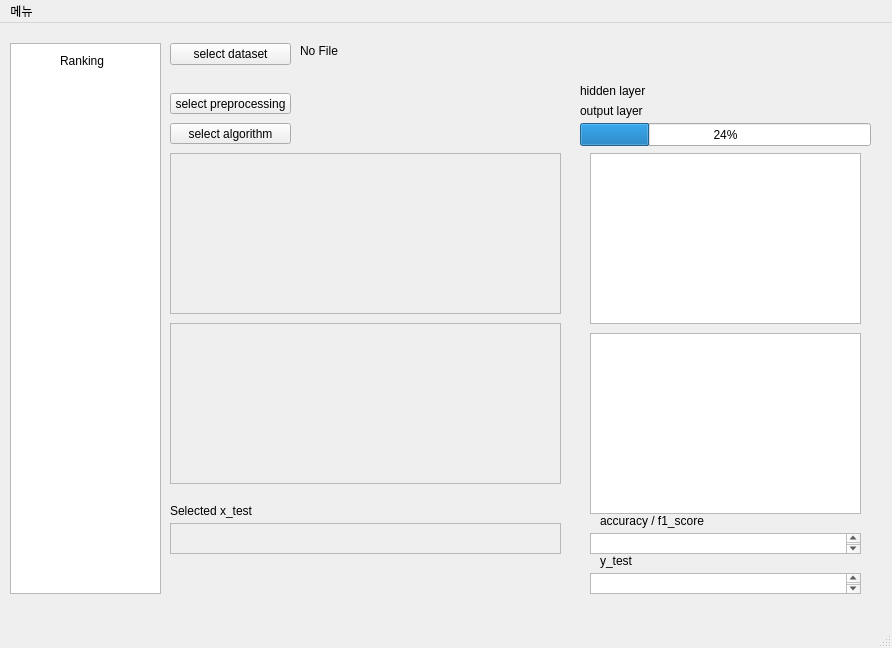
<?xml version="1.0" encoding="UTF-8"?>
<ui version="4.0">
 <class>MainWindow</class>
 <widget class="QMainWindow" name="MainWindow">
  <property name="geometry">
   <rect>
    <x>0</x>
    <y>0</y>
    <width>892</width>
    <height>648</height>
   </rect>
  </property>
  <property name="windowTitle">
   <string>MainWindow</string>
  </property>
  <widget class="QWidget" name="centralwidget">
   <widget class="QTableView" name="RankingTable">
    <property name="geometry">
     <rect>
      <x>10</x>
      <y>20</y>
      <width>151</width>
      <height>551</height>
     </rect>
    </property>
   </widget>
   <widget class="QLabel" name="label">
    <property name="geometry">
     <rect>
      <x>60</x>
      <y>30</y>
      <width>60</width>
      <height>16</height>
     </rect>
    </property>
    <property name="text">
     <string>Ranking</string>
    </property>
   </widget>
   <widget class="QToolButton" name="Database_select_button">
    <property name="geometry">
     <rect>
      <x>170</x>
      <y>20</y>
      <width>121</width>
      <height>22</height>
     </rect>
    </property>
    <property name="text">
     <string>select dataset</string>
    </property>
   </widget>
   <widget class="QToolButton" name="Preprocessing_select_button">
    <property name="geometry">
     <rect>
      <x>170</x>
      <y>70</y>
      <width>121</width>
      <height>21</height>
     </rect>
    </property>
    <property name="text">
     <string>select preprocessing</string>
    </property>
   </widget>
   <widget class="QToolButton" name="Algorithm_select_button">
    <property name="geometry">
     <rect>
      <x>170</x>
      <y>100</y>
      <width>121</width>
      <height>21</height>
     </rect>
    </property>
    <property name="text">
     <string>select algorithm</string>
    </property>
   </widget>
   <widget class="QLabel" name="dataset_path_label">
    <property name="geometry">
     <rect>
      <x>170</x>
      <y>50</y>
      <width>531</width>
      <height>16</height>
     </rect>
    </property>
    <property name="text">
     <string/>
    </property>
   </widget>
   <widget class="QLabel" name="dataset_filename_label">
    <property name="geometry">
     <rect>
      <x>300</x>
      <y>20</y>
      <width>111</width>
      <height>16</height>
     </rect>
    </property>
    <property name="text">
     <string>No File</string>
    </property>
   </widget>
   <widget class="QScrollArea" name="dataset_scrollarea">
    <property name="geometry">
     <rect>
      <x>170</x>
      <y>130</y>
      <width>391</width>
      <height>161</height>
     </rect>
    </property>
    <property name="widgetResizable">
     <bool>true</bool>
    </property>
    <widget class="QWidget" name="scrollAreaWidgetContents">
     <property name="geometry">
      <rect>
       <x>0</x>
       <y>0</y>
       <width>389</width>
       <height>159</height>
      </rect>
     </property>
    </widget>
   </widget>
   <widget class="QScrollArea" name="x_test_scrollarea">
    <property name="geometry">
     <rect>
      <x>170</x>
      <y>300</y>
      <width>391</width>
      <height>161</height>
     </rect>
    </property>
    <property name="widgetResizable">
     <bool>true</bool>
    </property>
    <widget class="QWidget" name="scrollAreaWidgetContents_2">
     <property name="geometry">
      <rect>
       <x>0</x>
       <y>0</y>
       <width>389</width>
       <height>159</height>
      </rect>
     </property>
    </widget>
   </widget>
   <widget class="QScrollArea" name="x_test_scrollarea_2">
    <property name="geometry">
     <rect>
      <x>170</x>
      <y>500</y>
      <width>391</width>
      <height>31</height>
     </rect>
    </property>
    <property name="widgetResizable">
     <bool>true</bool>
    </property>
    <widget class="QWidget" name="scrollAreaWidgetContents_3">
     <property name="geometry">
      <rect>
       <x>0</x>
       <y>0</y>
       <width>389</width>
       <height>29</height>
      </rect>
     </property>
    </widget>
   </widget>
   <widget class="QLabel" name="label_2">
    <property name="geometry">
     <rect>
      <x>170</x>
      <y>480</y>
      <width>101</width>
      <height>16</height>
     </rect>
    </property>
    <property name="text">
     <string>Selected x_test</string>
    </property>
   </widget>
   <widget class="QLabel" name="label_3">
    <property name="geometry">
     <rect>
      <x>580</x>
      <y>60</y>
      <width>81</width>
      <height>16</height>
     </rect>
    </property>
    <property name="text">
     <string>hidden layer</string>
    </property>
   </widget>
   <widget class="QLabel" name="label_4">
    <property name="geometry">
     <rect>
      <x>580</x>
      <y>80</y>
      <width>81</width>
      <height>16</height>
     </rect>
    </property>
    <property name="text">
     <string>output layer</string>
    </property>
   </widget>
   <widget class="QProgressBar" name="progressBar">
    <property name="geometry">
     <rect>
      <x>580</x>
      <y>100</y>
      <width>291</width>
      <height>23</height>
     </rect>
    </property>
    <property name="value">
     <number>24</number>
    </property>
   </widget>
   <widget class="QGraphicsView" name="loss_accuracy_graph">
    <property name="geometry">
     <rect>
      <x>590</x>
      <y>130</y>
      <width>271</width>
      <height>171</height>
     </rect>
    </property>
   </widget>
   <widget class="QGraphicsView" name="confusion_metrix">
    <property name="geometry">
     <rect>
      <x>590</x>
      <y>310</y>
      <width>271</width>
      <height>181</height>
     </rect>
    </property>
   </widget>
   <widget class="QTextBrowser" name="accuracy_f1score">
    <property name="geometry">
     <rect>
      <x>590</x>
      <y>510</y>
      <width>271</width>
      <height>21</height>
     </rect>
    </property>
   </widget>
   <widget class="QLabel" name="label_5">
    <property name="geometry">
     <rect>
      <x>600</x>
      <y>490</y>
      <width>121</width>
      <height>16</height>
     </rect>
    </property>
    <property name="text">
     <string>accuracy / f1_score</string>
    </property>
   </widget>
   <widget class="QLabel" name="label_6">
    <property name="geometry">
     <rect>
      <x>600</x>
      <y>530</y>
      <width>60</width>
      <height>16</height>
     </rect>
    </property>
    <property name="text">
     <string>y_test</string>
    </property>
   </widget>
   <widget class="QTextBrowser" name="accuracy_f1score_2">
    <property name="geometry">
     <rect>
      <x>590</x>
      <y>550</y>
      <width>271</width>
      <height>21</height>
     </rect>
    </property>
   </widget>
  </widget>
  <widget class="QStatusBar" name="statusbar"/>
  <widget class="QMenuBar" name="menuBar">
   <property name="geometry">
    <rect>
     <x>0</x>
     <y>0</y>
     <width>892</width>
     <height>37</height>
    </rect>
   </property>
   <widget class="QMenu" name="menu">
    <property name="title">
     <string>메뉴</string>
    </property>
    <addaction name="actiontest_menu"/>
   </widget>
   <addaction name="menu"/>
  </widget>
  <action name="actiontest_menu">
   <property name="text">
    <string>test menu</string>
   </property>
  </action>
 </widget>
 <resources/>
 <connections/>
</ui>
